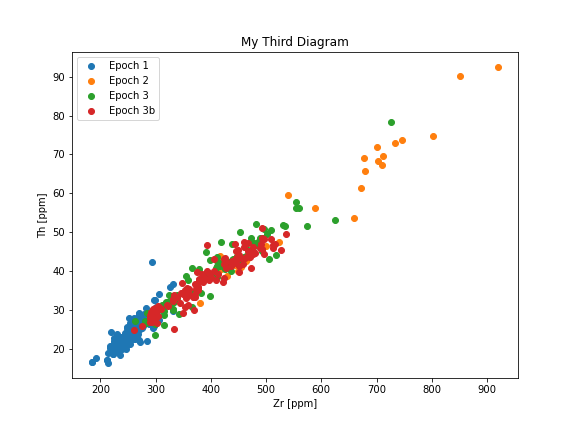

The script that drew this image:
import pandas as pd
import matplotlib.pyplot as plt

data=pd.read_excel('Smith_glass_post_NYT_data.xlsx',sheet_name='Supp_traces')

fig,ax=plt.subplots(figsize=[8,6])

my_data1=data[(data.Epoch=='one')]
ax.scatter(my_data1.Zr,my_data1.Th,label='Epoch 1')

my_data2=data[(data.Epoch=='two')]
ax.scatter(my_data2.Zr,my_data2.Th,label='Epoch 2')

my_data3=data[(data.Epoch=='three')]
ax.scatter(my_data3.Zr,my_data3.Th,label='Epoch 3')

my_data4=data[(data.Epoch=='three-b')]
ax.scatter(my_data4.Zr,my_data4.Th,label='Epoch 3b')

ax.set_title("My Third Diagram")
ax.set_xlabel("Zr [ppm]")
ax.set_ylabel("Th [ppm]")

ax.legend()

plt.show()
